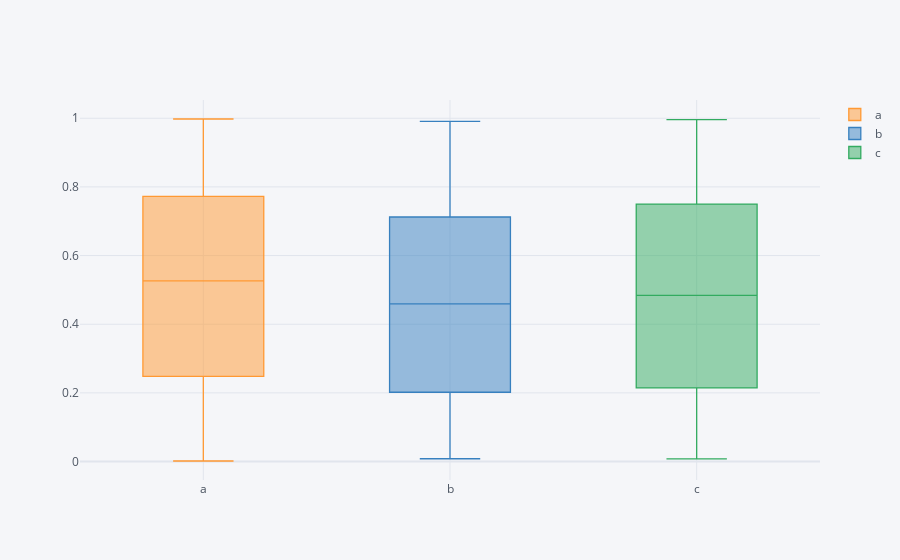

Notebook code cell kept with this figure:
### Code cell
df.iplot(kind = 'box')

### Figure 1 — Plotly figure (JSON) as saved in the notebook; plotly's stock layout.template omitted (floating-point values rounded to 4 significant figures; data arrays with more than 128 entries replaced by an {"elided": "..."} marker saying what was removed)
{"data": [{"boxpoints": false, "line": {"width": 1.3}, "marker": {"color": "rgba(255, 153, 51, 1.0)"}, "name": "a", "orientation": "v", "type": "box", "y": {"elided": "300 float values"}}, {"boxpoints": false, "line": {"width": 1.3}, "marker": {"color": "rgba(55, 128, 191, 1.0)"}, "name": "b", "orientation": "v", "type": "box", "y": {"elided": "300 float values"}}, {"boxpoints": false, "line": {"width": 1.3}, "marker": {"color": "rgba(50, 171, 96, 1.0)"}, "name": "c", "orientation": "v", "type": "box", "y": {"elided": "300 float values"}}], "layout": {"legend": {"bgcolor": "#F5F6F9", "font": {"color": "#4D5663"}}, "paper_bgcolor": "#F5F6F9", "plot_bgcolor": "#F5F6F9", "title": {"font": {"color": "#4D5663"}}, "xaxis": {"gridcolor": "#E1E5ED", "showgrid": true, "tickfont": {"color": "#4D5663"}, "title": {"font": {"color": "#4D5663"}, "text": ""}, "zerolinecolor": "#E1E5ED"}, "yaxis": {"gridcolor": "#E1E5ED", "showgrid": true, "tickfont": {"color": "#4D5663"}, "title": {"font": {"color": "#4D5663"}, "text": ""}, "zerolinecolor": "#E1E5ED"}}}
